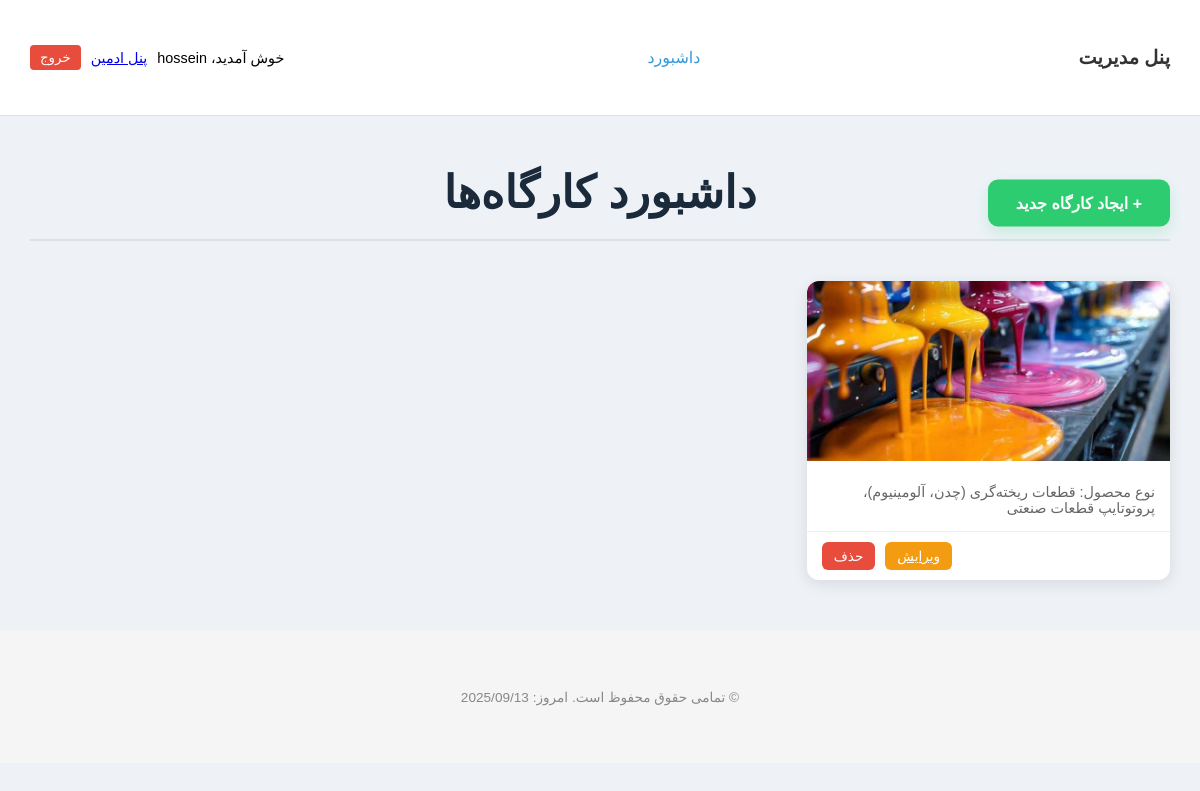
The page /workshops/ (signed in) on the database as committed earlier.
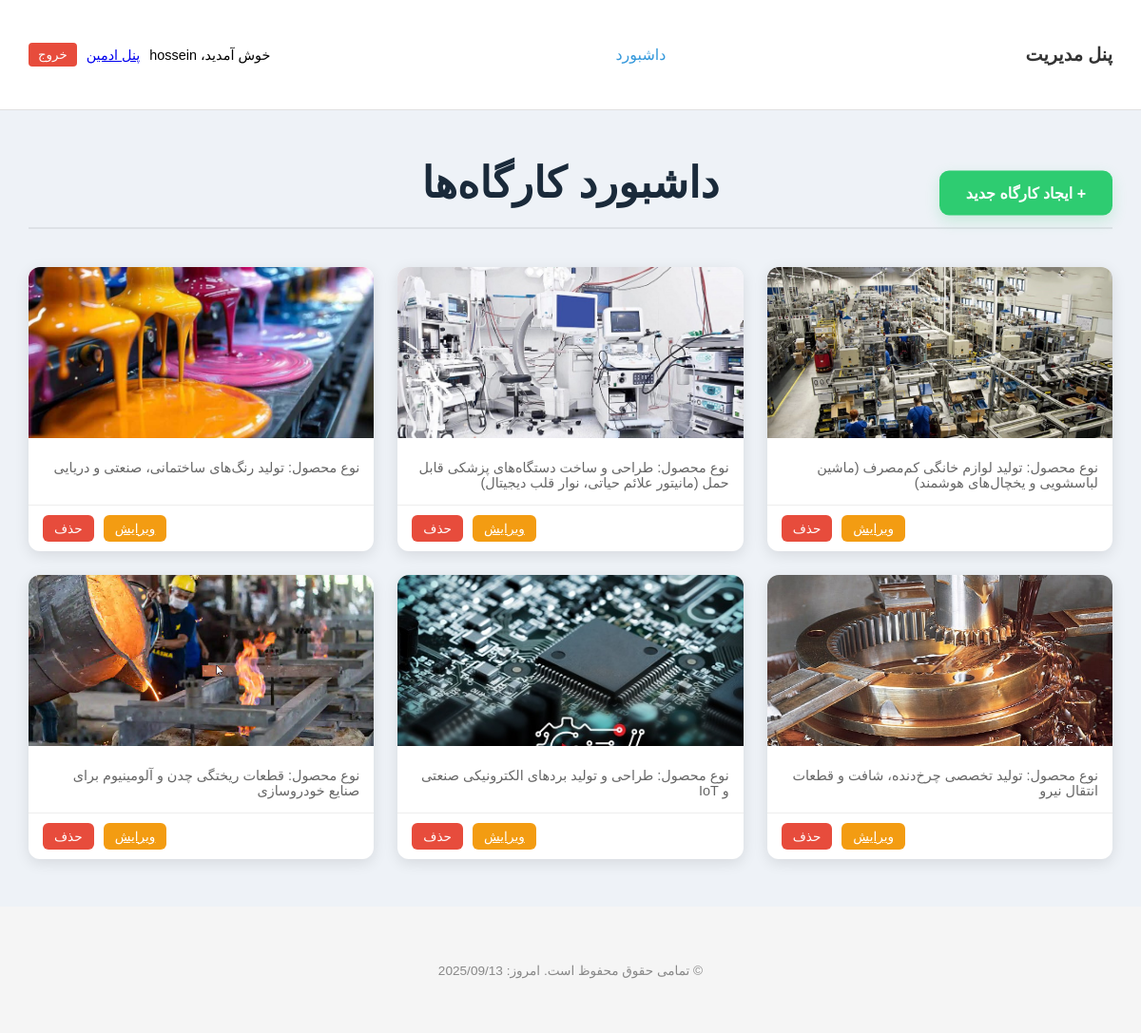
The same page on the database as committed later.
### workshops/models.py (models this page shows, shortened)
class Workshop(models.Model):
    owner = models.ForeignKey(User, on_delete=models.CASCADE, related_name='workshops', verbose_name="مالک")
    title = models.CharField(max_length=200, verbose_name="عنوان کارگاه")
    description = models.TextField(verbose_name="توضیحات")
    cover_image = models.ImageField(upload_to='workshop_covers/', blank=True, null=True, verbose_name="تصویر کاور")
    agency = models.CharField(max_length=150, blank=True, null=True, verbose_name="نمایندگی/شرکت")
    contact_number = models.CharField(max_length=20, blank=True, null=True, verbose_name="شماره تماس")
    location = models.CharField(max_length=255, blank=True, null=True, verbose_name="موقعیت مکانی")
    product_type = models.CharField(max_length=100, blank=True, null=True, verbose_name="نوع محصول/خدمات")
    required_capital = models.DecimalField(max_digits=15, decimal_places=0, default=0, verbose_name="سرمایه مورد نیاز (تومان)")
    profit_percentage = models.FloatField(default=0.0, verbose_name="درصد سود برای سرمایه‌گذار")
    contract_duration = models.IntegerField(default=12, verbose_name="مدت قرارداد (به ماه)")
    contract_details = models.TextField(blank=True, null=True, verbose_name="جزئیات تکمیلی قرارداد")
    created_at = models.DateTimeField(auto_now_add=True, verbose_name="زمان ایجاد")
    updated_at = models.DateTimeField(auto_now=True, verbose_name="زمان بروزرسانی")
    class Meta:
        verbose_name = "کارگاه"
        verbose_name_plural = "کارگاه‌ها"
        ordering = ['-created_at']

### workshops/views.py (the view)
# urls.py: path('workshops/', views.dashboard_view, name='workshop_list'),
@login_required
def dashboard_view(request):
    if request.user.is_staff or request.user.is_superuser:
        workshops = Workshop.objects.all().order_by('-created_at')
    else:
        workshops = Workshop.objects.filter(owner=request.user).order_by('-created_at')
    return render(request, 'dashboard.html', {'workshops': workshops})

### templates/dashboard.html (shortened to what this page needs)
{% extends "base.html" %}
{% load static %}
{% block extra_head %}
<link rel="stylesheet" href="{% static 'css/dashboard.css' %}">
{% endblock %}
{% block content %}
<div class="container">
    <div class="dashboard-header">
        <h1>داشبورد کارگاه‌ها</h1>
        <a href="{% url 'workshop_create' %}" class="btn-create">+ ایجاد کارگاه جدید</a>
    </div>
    <div class="workshops-grid">
        {% for workshop in workshops %}
        <div class="workshop-card">
            <a href="{% url 'workshop_detail' workshop.pk %}" class="card-link">
                <div class="card-image-container">
                    {% if workshop.cover_image %}
                        <img src="{{ workshop.cover_image.url }}" alt="{{ workshop.name }}">
                    {% else %}
                        <div class="no-image-placeholder">بدون تصویر کاور</div>
                    {% endif %}
                </div>
                <div class="card-body">
                    <p class="card-text">نوع محصول: {{ workshop.product_type }}</p>
                </div>
            </a>
            <div class="card-footer">
                <a href="{% url 'workshop_edit' workshop.pk %}" class="btn-action btn-edit">ویرایش</a>
                <form action="{% url 'workshop_delete' workshop.pk %}" method="post" style="display:inline;">
                    <button type="submit" class="btn-action btn-delete" onclick="return confirm('حذف شود؟')">حذف</button>
                </form>
            </div>
        </div>
        {% empty %}
        <div class="no-workshops">
            <p>هیچ کارگاهی برای نمایش وجود ندارد.</p>
            <a href="{% url 'workshop_create' %}" class="btn-create">+ ایجاد اولین کارگاه</a>
        </div>
        {% endfor %}
    </div>
</div>
{% endblock %}

### templates/base.html (shortened to what this page needs)
{% load static %}
<!DOCTYPE html>
<html lang="fa" dir="rtl">
<head>
    <link rel="stylesheet" href="{% static 'css/base.css' %}">
    {% block extra_head %}{% endblock %}
</head>
<body>
<header class="main-header">
    <div class="container">
        <nav class="main-nav">
            <a href="{% url 'dashboard' %}" class="logo">پنل مدیریت</a>
            <div class="nav-links">
                {% if request.resolver_match.url_name != 'dashboard' %}
                    <a href="{% url 'dashboard' %}">داشبورد</a>
                {% endif %}
            </div>
            <div class="nav-user">
                {% if user.is_authenticated %}
                    <span>خوش آمدید، {{ user.username }}</span>
                    {% if user.is_staff %}
                        <a href="/admin/">پنل ادمین</a>
                    {% endif %}
                    <form action="{% url 'logout' %}" method="post" style="display:inline;">
                        <button type="submit" class="btn-logout">خروج</button>
                    </form>
                {% endif %}
            </div>
        </nav>
    </div>
</header>
<main class="main-content">
    {% block content %}{% endblock %}
</main>
<footer class="main-footer">
    <div class="container">
        <p>© تمامی حقوق محفوظ است. امروز: {% now "Y/m/d" %}</p>
    </div>
</footer>
</body>
</html>

### static/css/base.css (style rules this page uses)
body { margin: 0; font-family: 'Vazirmatn', sans-serif; background-color: #eef2f7; }
.container { max-width: 1200px; margin: 0 auto; padding: 0 20px; }
.main-header { background-color: #ffffff; border-bottom: 1px solid #e0e0e0; }
.main-nav { display: flex; justify-content: space-between; align-items: center; padding: 15px 0; }
.logo { font-size: 1.2rem; font-weight: bold; text-decoration: none; color: #333; }
.nav-links a { margin-right: 15px; text-decoration: none; color: #3498db; font-weight: 500; }
.nav-user { display: flex; align-items: center; gap: 10px; font-size: 0.9rem; }
.btn-logout { background-color: #e74c3c; color: white; border: none; padding: 5px 10px; border-radius: 4px; cursor: pointer; }
.main-content { padding: 20px 0; }
.main-footer { background-color: #f5f5f5; padding: 15px 0; text-align: center; font-size: 0.85rem; color: #888; }

### static/css/dashboard.css (style rules this page uses)
.container { max-width: 1200px; margin: 0 auto; padding: 30px; }
.dashboard-header { display: flex; justify-content: center; align-items: center; position: relative; margin-bottom: 40px; padding-bottom: 20px; border-bottom: 2px solid #dde1e6; }
.dashboard-header h1 { font-size: 2.8rem; color: #1a2a3a; margin: 0; text-align: center; }
.dashboard-header .btn-create { position: absolute; right: 0; top: 50%; transform: translateY(-50%); padding: 14px 28px; background-color: #2ecc71; color: white; border-radius: 10px; text-decoration: none; font-weight: 600; transition: all 0.3s ease; box-shadow: 0 6px 15px rgba(46, 204, 113, 0.2); display: flex; align-items: center; gap: 10px; }
.workshops-grid { display: grid; grid-template-columns: repeat(auto-fill, minmax(280px, 1fr)); gap: 25px; }
.workshop-card { background: #fff; border-radius: 12px; overflow: hidden; box-shadow: 0 4px 15px rgba(0,0,0,0.1); display: flex; flex-direction: column; transition: transform 0.3s ease, box-shadow 0.3s ease; }
.card-link { color: inherit; text-decoration: none; display: flex; flex-direction: column; flex-grow: 1; }
.card-image-container { height: 180px; overflow: hidden; background-color: #f5f5f5; }
.card-image-container img { width: 100%; height: 100%; object-fit: cover; transition: transform 0.3s ease; }
.card-body { padding: 15px; flex-grow: 1; }
.card-text { margin: 0; font-size: 0.9rem; color: #666; }
.card-footer { padding: 10px 15px; display: flex; justify-content: flex-end; gap: 10px; border-top: 1px solid #eee; }
.btn-action { padding: 6px 12px; font-size: 0.85rem; border: none; border-radius: 6px; cursor: pointer; color: white; }
.btn-edit { background-color: #f39c12; }
.btn-delete { background-color: #e74c3c; }

Rows that differ between the two databases and show on the page:
removed Workshop: cover_image (picture), product_type "قطعات ریخته‌گری (چدن، آلومینیوم)، پروتوتایپ قطعات صنعتی"
added Workshop: cover_image (picture), product_type "تولید لوازم خانگی کم‌مصرف (ماشین لباسشویی و یخچال‌های هوشمند)"
added Workshop: cover_image (picture), product_type "طراحی و ساخت دستگاه‌های پزشکی قابل حمل (مانیتور علائم حیاتی، نوار قلب دیجیتال)"
added Workshop: cover_image (picture), product_type "تولید رنگ‌های ساختمانی، صنعتی و دریایی"
added Workshop: cover_image (picture), product_type "تولید تخصصی چرخ‌دنده، شافت و قطعات انتقال نیرو"
added Workshop: cover_image (picture), product_type "طراحی و تولید بردهای الکترونیکی صنعتی و IoT"
added Workshop: cover_image (picture), product_type "قطعات ریختگی چدن و آلومینیوم برای صنایع خودروسازی"
